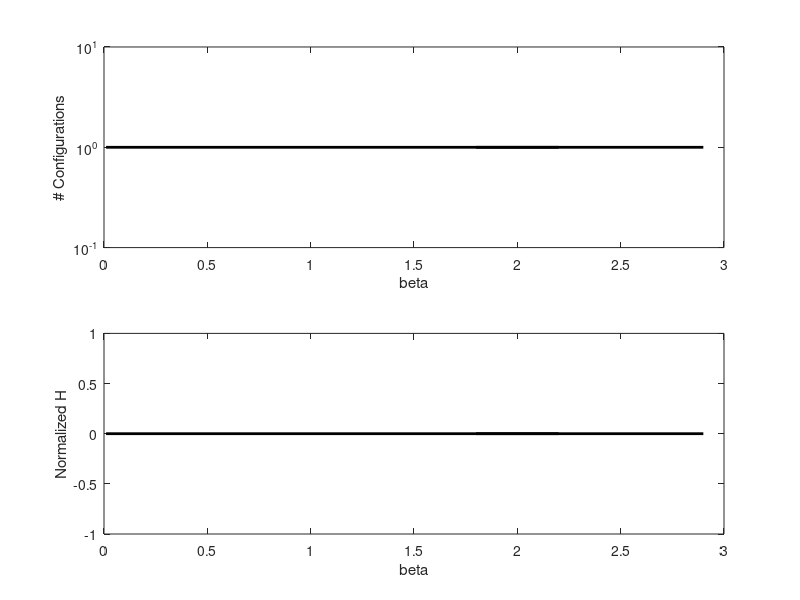

Write the MATLAB code that produced this figure.
%% SCRIPT INFO %%
%%%%%%%%%%%%%%%%%

% Script used to obtain figures 2H and 3B of Networld's PNAS. Basic check
% that the model maintains desirable properties after being modified

% Input: simulation data obtained from SCR_Run_Simulation

%% Path of simulation data
data_path = '/home/kiaran/Desktop/Ciencia_de_Datos/TFM/CAB_Complejidad/data/Networld_N40_TMax5000/';
% Use a pattern to only use a subset of files (e.g. only files with N=20)
data_files = dir(fullfile(data_path, 'N40*.mat'));

%% Load data
num_configs = [];
beta = [];
H = [];
% flag_end = []; used to check the reason the simulation ended

% Recover the appropriate variables from the mat files
for i = 1:length(data_files)
    file = strcat(data_path, data_files(i).name);
    load(file);
    num_configs(end+1) = max(size(Networks_Unique));
    if isa(Beta, 'char')
        Beta = str2num(Beta);
    end
    beta(end+1) = Beta;
    % flag_ends(end+1) = Flag_End;

    % Normalized entropy calculations
    %n = Table_Unique(:,end); % number of copies of a network over time
    n = Table_Unique.NumRep;
    p = n / sum(n); % normalization, prob of finding a network
    entropy = sum(-1 * p .* log2(p));
    H(end+1) = entropy / log2(max(size(p))); % Normalized entropy
end

% H is nan when there is only a network due to the normalization, but the
% expected value would be 0
H(isnan(H)) = 0;


%% Inspection of results

% Check if there is a transition and its bounds
subplot(2,1,1);
scatter(beta, num_configs, 50, 'filled', 'MarkerFaceColor', [0 0.4470 0.7410]);
set(gca, 'YScale', 'log');
xlabel('beta');
ylabel('# Configurations');

subplot(2,1,2);
scatter(beta, H, 50, 'filled', 'MarkerFaceColor', [0 0.4470 0.7410]);
xlabel('beta');
ylabel('Normalized H');

%% Transition bounds 
pre_lim = 2;
pos_lim = 2.7;

% Subset of data pre and pos transition
beta_pre = beta(beta < pre_lim);
beta_pos = beta(beta >= pre_lim & beta < pos_lim);

num_configs_pre = num_configs(beta < pre_lim);
num_configs_pos = num_configs(beta >= pre_lim & beta < pos_lim);

H_pre = H(beta < pre_lim);
H_pos = H(beta >= pre_lim & beta < pos_lim);

% Linear regression pre and pos transition
    % For the number of configurations fit the logarithm
p_nc_pre = polyfit(beta_pre, log(num_configs_pre),1);
p_nc_pos = polyfit(beta_pos, log(num_configs_pos),1);
p_H_pre = polyfit(beta_pre,H_pre,1);
p_H_pos = polyfit(beta_pos,H_pos,1);

%% Final graphs
lr_pre_beta = [0.01, pre_lim+0.2];
lr_pos_beta = [pre_lim-0.2,pos_lim+0.2];

% Beta vs Nº Configs
lr_pre_nc = exp(lr_pre_beta*p_nc_pre(1) + p_nc_pre(2));
lr_pos_nc = exp(lr_pos_beta*p_nc_pos(1) + p_nc_pos(2));

lr_intersect = (p_nc_pre(2) - p_nc_pos(2)) / (p_nc_pos(1) - p_nc_pre(1));
fig_position = get(gca, 'Position');
ann_position = fig_position(1) + (lr_intersect/3)*fig_position(3);

subplot(2,1,1);
plot(lr_pre_beta, lr_pre_nc, 'Color', 'black', 'LineWidth', 2);
hold on
plot(lr_pos_beta, lr_pos_nc, 'Color', 'black', 'LineWidth', 2);
hold on
scatter(beta, num_configs, 50, 'filled', 'MarkerFaceColor', [0 0.4470 0.7410]);
set(gca, 'YScale', 'log');
annotation("textarrow",[ann_position,ann_position],[0.85,0.6],'String','\beta_{crit}','Color','red','LineStyle',':');
xlabel('beta');
ylabel('# Configurations');
xlim([0,3])

% Beta vs Norm H 
lr_pre_H = lr_pre_beta*p_H_pre(1) + p_H_pre(2);
lr_pos_H = lr_pos_beta*p_H_pos(1) + p_H_pos(2);

lr_intersect = (p_H_pre(2) - p_H_pos(2)) / (p_H_pos(1) - p_H_pre(1));
fig_position = get(gca, 'Position');
ann_position = fig_position(1) + (lr_intersect/3)*fig_position(3);

subplot(2,1,2);
plot(lr_pre_beta, lr_pre_H, 'Color', 'black', 'LineWidth', 2);
hold on
plot(lr_pos_beta, lr_pos_H, 'Color', 'black', 'LineWidth', 2);
hold on
scatter(beta, H, 50, 'filled', 'MarkerFaceColor', [0 0.4470 0.7410]);
annotation("textarrow",[ann_position,ann_position],[0.38,0.12],'String','\beta_{crit}','Color','red','LineStyle',':');
xlabel('beta');
ylabel('Normalized H');
xlim([0,3])
